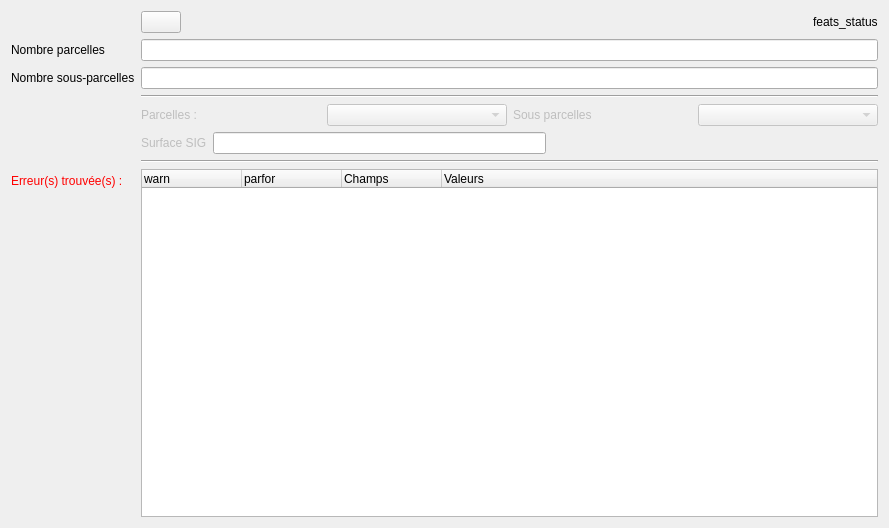
<?xml version="1.0" encoding="UTF-8"?>
<ui version="4.0">
 <class>table_check</class>
 <widget class="QWidget" name="table_check">
  <property name="geometry">
   <rect>
    <x>0</x>
    <y>0</y>
    <width>889</width>
    <height>528</height>
   </rect>
  </property>
  <property name="windowTitle">
   <string>Form</string>
  </property>
  <layout class="QFormLayout" name="formLayout">
   <item row="0" column="1">
    <layout class="QHBoxLayout" name="horizontalLayout">
     <item>
      <widget class="QPushButton" name="btn_refresh">
       <property name="toolTip">
        <string>&lt;html&gt;&lt;head/&gt;&lt;body&gt;&lt;p&gt;Recharger la couche UA&lt;/p&gt;&lt;/body&gt;&lt;/html&gt;</string>
       </property>
       <property name="text">
        <string/>
       </property>
      </widget>
     </item>
     <item>
      <spacer name="horizontalSpacer">
       <property name="orientation">
        <enum>Qt::Horizontal</enum>
       </property>
       <property name="sizeHint" stdset="0">
        <size>
         <width>40</width>
         <height>20</height>
        </size>
       </property>
      </spacer>
     </item>
     <item>
      <widget class="QLabel" name="lbl_feats_status">
       <property name="text">
        <string>feats_status</string>
       </property>
      </widget>
     </item>
    </layout>
   </item>
   <item row="1" column="0">
    <widget class="QLabel" name="lbl_pf_2">
     <property name="text">
      <string>Nombre parcelles</string>
     </property>
    </widget>
   </item>
   <item row="1" column="1">
    <widget class="QLineEdit" name="le_nb_pf">
     <property name="toolTip">
      <string>&lt;html&gt;&lt;head/&gt;&lt;body&gt;&lt;p&gt;Nombre de parcelles qui composent la forêt&lt;/p&gt;&lt;/body&gt;&lt;/html&gt;</string>
     </property>
     <property name="readOnly">
      <bool>true</bool>
     </property>
    </widget>
   </item>
   <item row="2" column="0">
    <widget class="QLabel" name="lbl_sspf_2">
     <property name="text">
      <string>Nombre sous-parcelles</string>
     </property>
    </widget>
   </item>
   <item row="2" column="1">
    <widget class="QLineEdit" name="le_nb_sspf">
     <property name="toolTip">
      <string>&lt;html&gt;&lt;head/&gt;&lt;body&gt;&lt;p&gt;Nombre de sous parcelles qui composent la forêt&lt;/p&gt;&lt;/body&gt;&lt;/html&gt;</string>
     </property>
     <property name="readOnly">
      <bool>true</bool>
     </property>
    </widget>
   </item>
   <item row="3" column="1">
    <widget class="Line" name="line">
     <property name="orientation">
      <enum>Qt::Horizontal</enum>
     </property>
    </widget>
   </item>
   <item row="4" column="1">
    <layout class="QHBoxLayout" name="horizontalLayout_3">
     <item>
      <widget class="QLabel" name="lbl_pf">
       <property name="enabled">
        <bool>false</bool>
       </property>
       <property name="text">
        <string>Parcelles : </string>
       </property>
      </widget>
     </item>
     <item>
      <widget class="QComboBox" name="cb_parcelle">
       <property name="enabled">
        <bool>false</bool>
       </property>
      </widget>
     </item>
     <item>
      <widget class="QLabel" name="lbl_sspf">
       <property name="enabled">
        <bool>false</bool>
       </property>
       <property name="text">
        <string>Sous parcelles</string>
       </property>
      </widget>
     </item>
     <item>
      <widget class="QComboBox" name="cb_sspf">
       <property name="enabled">
        <bool>false</bool>
       </property>
      </widget>
     </item>
    </layout>
   </item>
   <item row="5" column="1">
    <layout class="QHBoxLayout" name="horizontalLayout_6">
     <item>
      <widget class="QLabel" name="lbl_surf">
       <property name="enabled">
        <bool>false</bool>
       </property>
       <property name="text">
        <string>Surface SIG</string>
       </property>
      </widget>
     </item>
     <item>
      <widget class="QLineEdit" name="le_surf">
       <property name="toolTip">
        <string>&lt;html&gt;&lt;head/&gt;&lt;body&gt;&lt;p&gt;Surface SIG de la sous-parcelle forestière&lt;/p&gt;&lt;/body&gt;&lt;/html&gt;</string>
       </property>
       <property name="readOnly">
        <bool>true</bool>
       </property>
      </widget>
     </item>
     <item>
      <spacer name="horizontalSpacer_4">
       <property name="orientation">
        <enum>Qt::Horizontal</enum>
       </property>
       <property name="sizeHint" stdset="0">
        <size>
         <width>40</width>
         <height>20</height>
        </size>
       </property>
      </spacer>
     </item>
    </layout>
   </item>
   <item row="7" column="0">
    <widget class="QLabel" name="lbl_errors">
     <property name="text">
      <string>&lt;html&gt;&lt;head/&gt;&lt;body&gt;&lt;p&gt;&lt;span style=&quot; color:#ff0000;&quot;&gt;Erreur(s) trouvée(s) :&lt;/span&gt;&lt;/p&gt;&lt;/body&gt;&lt;/html&gt;</string>
     </property>
    </widget>
   </item>
   <item row="7" column="1">
    <widget class="QTreeWidget" name="tree_checker">
     <column>
      <property name="text">
       <string>warn</string>
      </property>
     </column>
     <column>
      <property name="text">
       <string>parfor</string>
      </property>
     </column>
     <column>
      <property name="text">
       <string>Champs</string>
      </property>
     </column>
     <column>
      <property name="text">
       <string>Valeurs</string>
      </property>
     </column>
    </widget>
   </item>
   <item row="6" column="1">
    <widget class="Line" name="line_2">
     <property name="orientation">
      <enum>Qt::Horizontal</enum>
     </property>
    </widget>
   </item>
   <item row="0" column="0">
    <widget class="QLabel" name="lbl_ua_status">
     <property name="text">
      <string/>
     </property>
    </widget>
   </item>
  </layout>
 </widget>
 <resources/>
 <connections/>
</ui>
